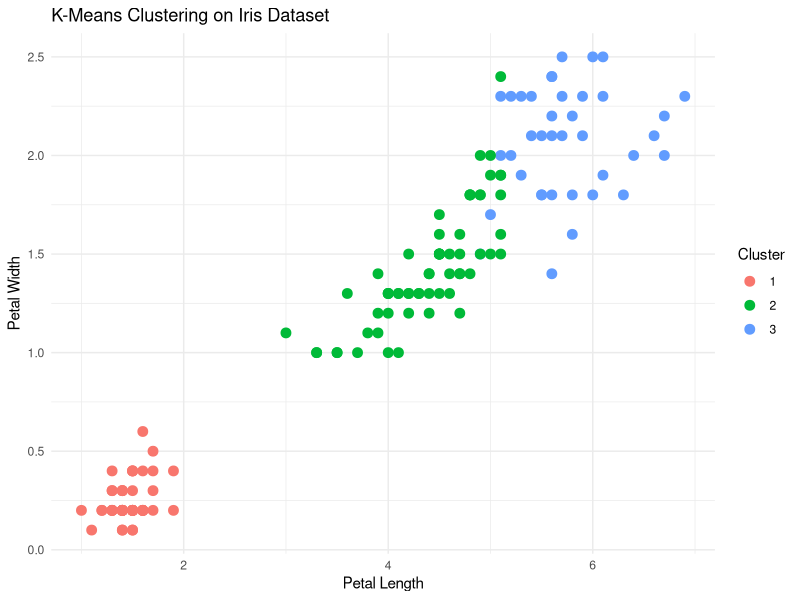

The R script that drew this image:
# Load the dataset
data(iris)

# Remove the species column (as K-Means is unsupervised)
iris_data <- iris[, -5]  # Only numerical features

# Perform K-Means clustering with 3 clusters (since we know there are 3 species)
set.seed(42)  # Set seed for reproducibility
kmeans_result <- kmeans(iris_data, centers = 3, nstart = 20)

# Print clustering results
print(kmeans_result)

# Add the cluster results to the original dataset
iris$Cluster <- as.factor(kmeans_result$cluster)

# Visualizing the clusters using ggplot2
library(ggplot2)
ggplot(iris, aes(x = Petal.Length, y = Petal.Width, color = Cluster)) +
  geom_point(size = 3) +
  labs(title = "K-Means Clustering on Iris Dataset", x = "Petal Length", y = "Petal Width") +
  theme_minimal()
